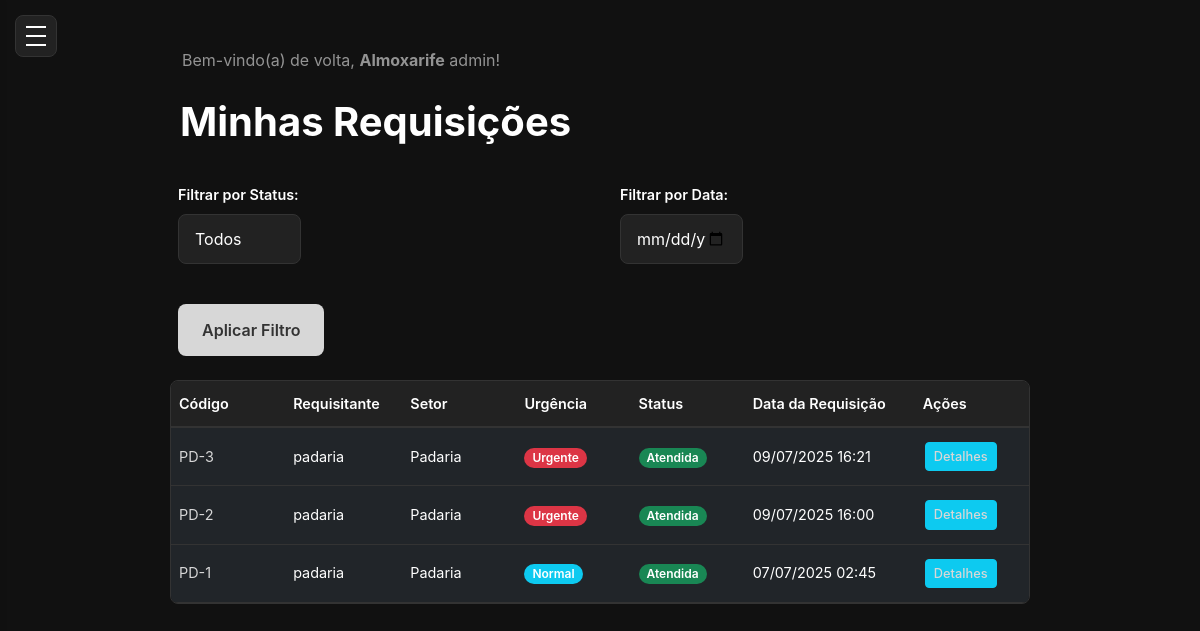
The page /requisicoes/ (signed in) on the database as committed earlier.
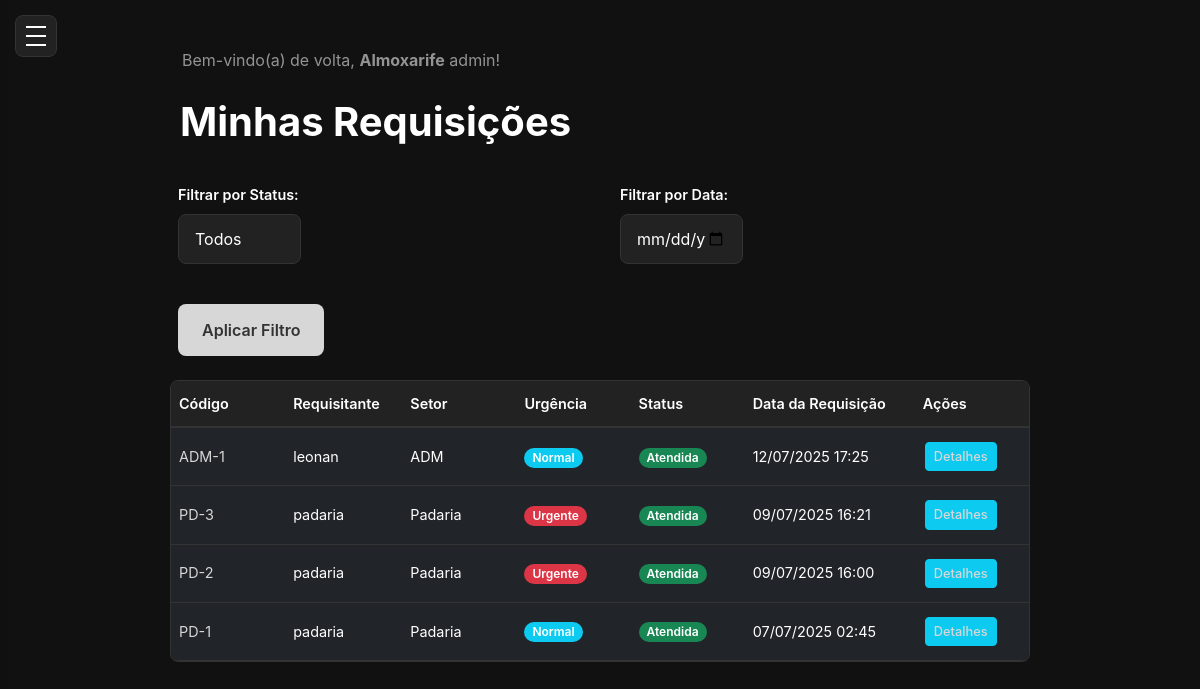
The same page on the database as committed later.
### core/models.py (models this page shows, shortened)
class User(AbstractUser):
    id = models.UUIDField(primary_key=True, default = uuid.uuid4, editable=False)
    email = models.EmailField(unique=True)
    role = models.CharField(
        max_length=20,
        choices=Role.choices,
        default=Role.Almoxarife,
        verbose_name='Função',
    )
    sector = models.ForeignKey(Sector, on_delete=models.SET_NULL, blank=True, null=True)
    is_active = models.BooleanField(default=True, verbose_name="Ativo")
    USERNAME_FIELD = 'email'  # Ou 'email' se quiser autenticar por email
    REQUIRED_FIELDS = ['username']  # Garante que o email é obrigatório no admin
    class Meta:
        verbose_name = 'Usuário'
        verbose_name_plural = 'Usuários'

class Request(models.Model):
    id = models.UUIDField(primary_key=True, default = uuid.uuid4, editable=False)
    requester = models.ForeignKey(User,
        on_delete=models.PROTECT,
        related_name='requests_made',
        verbose_name="Requisitante",
    )
    atendido_por = models.ForeignKey(User,
        on_delete=models.SET_NULL,
        related_name='requests_attended',
        verbose_name="Atendido por",
        null=True, blank=True
    )
    sector = models.ForeignKey(Sector,
        on_delete=models.PROTECT,
        related_name='requests_from_sector',
        verbose_name="Setor",
    )
    request_code = models.CharField(max_length=20, unique=True, blank=True, null=True, verbose_name="Código da Requisição")
    urgency = models.CharField(
        max_length=10,
        choices=Urgency.choices,
        default=Urgency.NORMAL,
        verbose_name="Urgência",
    )
    observations = models.TextField(max_length=255, verbose_name="Observações")
    status = models.CharField(
        max_length=15,
        choices=RequestStatus.choices,
        default=RequestStatus.PENDING,
        verbose_name="Status",
    )
    created_at = models.DateTimeField(auto_now_add=True, verbose_name="Data da Requisição")
    updated_at = models.DateTimeField(auto_now=True, verbose_name="Ultima Atualização")
    class Meta:
        verbose_name = 'Requisição'
        verbose_name_plural = 'Requisições'
        ordering = ['-created_at']

class Sector(models.Model):
    id = models.UUIDField(primary_key=True, default = uuid.uuid4, editable=False)
    name = models.CharField(max_length=100, unique=True, verbose_name="Nome do Setor")
    created_at = models.DateTimeField(auto_now_add=True)
    updated_at = models.DateTimeField(auto_now=True)
    class Meta:
        verbose_name = 'Setor'
        verbose_name_plural = 'Setores'
        ordering = ['name'] #Ordernar por nome Padrão

### core/views.py (the view)
# urls.py: path('requisicoes/',views.listar_requisicoes,name='listar_requisicoes'),
@login_required
def listar_requisicoes(request):
    if is_gestor(request.user):
        requisicoes_querysets = Request.objects.all()
    elif is_almoxarife(request.user):
        requisicoes_querysets = Request.objects.all()
    elif request.user.role == Role.Encarregado:
        requisicoes_querysets = Request.objects.filter(requester=request.user)
    else:
        requisicoes_querysets = Request.objects.filter(requester=request.user)
    status_filter = request.GET.get('status')
    if status_filter and status_filter in RequestStatus.values:
        requisicoes_querysets = requisicoes_querysets.filter(status=status_filter)
    data_filter = request.GET.get('data')
    if data_filter:
        requisicoes_querysets = requisicoes_querysets.filter(created_at__date=data_filter)
    requisicoes = requisicoes_querysets.order_by('-created_at')
    context = {
        'requisicoes' : requisicoes,
        'RequestStatus': RequestStatus,
        'current_status': status_filter,
    }
    return render(request, 'core/listar_requisicoes.html', context)

### core/views.py (called while the page is built)
def is_almoxarife(user):
    return user.is_authenticated and user.role == Role.Almoxarife

def is_gestor(user):
    return user.is_authenticated and user.role == Role.Gestor

### templates/core/listar_requisicoes.html (shortened to what this page needs)
{% extends 'base.html' %}
{% load static %}
{% block content %}
<main class="main-content">
    <h1 class="card-title-requisicao">Minhas Requisições</h1>
    <form method="get" class="mb-4">
        <div class="row g-3 align-items-end">
            <div class="col-md-4">
                <label for="status-filter" class="form-label">Filtrar por Status:</label>
                <select class="form-select" id="status-filter" name="status">
                    <option value="">Todos</option>
                </select>
            </div>
            <div class="col-md-4">
                <label for="data-filter" class="form-label">Filtrar por Data:</label>
                <input type="date" class="form-control" id="data-filter" name="data" value="{{ request.GET.data|default:'' }}">
            </div>
            <div class="col-md-auto">
                <button type="submit" class="btn btn-primary">Aplicar Filtro</button>
            </div>
        </div>
    </form>
    {% if requisicoes %}
    <div class="table-tabela">
        <table class="table table-dark table-transparent table-hover">
            <thead>
                <tr>
                    <th class="text-truncate">Código</th>
                    <th class="text-truncate">Requisitante</th>
                    <th class="text-truncate">Setor</th>
                    <th class="text-truncate">Urgência</th>
                    <th class="text-truncate">Status</th>
                    <th class="text-truncate hide-mobile">Data da Requisição</th>
                    <th class="text-truncate">Ações</th>
                </tr>
            </thead>
            <tbody id="requisicoes-tbody">
                {% for req in requisicoes %}
                <tr>
                    <td class="text-truncate">
                        <a href="{% url 'core:detalhe_requisicao' req.id %}" title="{{ req.request_code }}">{{ req.request_code }}</a>
                    </td>
                    <td class="text-truncate" title="{{ req.requester.get_full_name|default:req.requester.username }}">
                        {{ req.requester.get_full_name|default:req.requester.username }}
                    </td>
                    <td class="text-truncate" title="{{ req.sector.name }}">{{ req.sector.name }}</td>
                    <td>
                        {% if req.urgency == 'URGENTE' %}
                            <span class="badge bg-danger">{{ req.get_urgency_display }}</span>
                        {% else %}
                            <span class="badge bg-info">{{ req.get_urgency_display }}</span>
                        {% endif %}
                    </td>
                    <td>
                        {% if req.status == 'PENDING' %}
                            <span class="badge bg-warning">{{ req.get_status_display }}</span>
                        {% elif req.status == 'EM_ATENDIMENTO' %}
                            <span class="badge bg-primary">{{ req.get_status_display }} por {{ req.atendido_por.username }}</span>
                        {% elif req.status == 'APPROVED' %}
                            <span class="badge bg-success">{{ req.get_status_display }}</span>
                        {% else %}
                            <span class="badge bg-secondary">{{ req.get_status_display }}</span>
                        {% endif %}
                    </td>
                    <td class="hide-mobile">{{ req.created_at|date:"d/m/Y H:i" }}</td>
                    <td>
                        <div class="d-flex flex-wrap gap-1">
                            <a href="{% url 'core:detalhe_requisicao' req.id %}" class="btn btn-sm btn-info">Detalhes</a>
                        </div>
                    </td>
                </tr>
                {% endfor %}
            </tbody>
        </table>
    </div>
    {% endif %}
</main>
{% endblock %}

### templates/base.html (shortened to what this page needs)
<!DOCTYPE html>
<html lang="pt-br">
<head>
    <link href="https://cdn.jsdelivr.net/npm/bootstrap@5.3.3/dist/css/bootstrap.min.css" rel="stylesheet">
    {% load static %}
    <link rel="stylesheet" href="{% static 'style.css' %}">
</head>
<body>
    <button class="mobile-menu-toggle" id="mobile-menu-toggle" aria-label="Abrir menu">
        <div class="hamburger">
            <span></span>
            <span></span>
            <span></span>
        </div>
    </button>
    <div class="layout-wrapper">
        <nav class="navbar navbar-dark" style="background-color: #111;">
            <div class="container-fluid">
                <span class="navbar-text">
                    Bem-vindo(a) de volta, <strong>{{ user.get_role_display }}</strong> {{ user.get_full_name|default:user.username }}!
                </span>
            </div>
        </nav>
        {% block content %}{% endblock %}
    </div>
</body>
</html>

### static/style.css (style rules this page uses)
* { margin: 0; padding: 0; box-sizing: border-box; }
html, body { height: 100%; font-family: 'Inter', Arial, sans-serif; background: #111; color: #fff; }
.mobile-menu-toggle { position: fixed; top: 15px; left: 15px; z-index: 20; background: #222; border: 1px solid #333; border-radius: 8px; padding: 10px; cursor: pointer; transition: background 0.2s; }
.mobile-menu-toggle .hamburger { width: 20px; height: 20px; position: relative; display: flex; flex-direction: column; justify-content: space-between; }
.mobile-menu-toggle .hamburger span { width: 100%; height: 2px; background: #fff; transition: all 0.3s ease; }
.badge { background: #fff; color: #0a57e3; font-size: 0.85rem; font-weight: 700; border-radius: 12px; padding: 4px 10px; margin-left: auto; margin-right: 8px; }
.layout-wrapper { flex: 1; background: #111; color: #fff; width: calc(100vw - 260px); min-height: 100vh; padding: 32px 40px; overflow-x: auto; box-sizing: border-box; margin-left: 260px; transition: margin-left 0.3s ease, width 0.3s ease; margin-right: auto; margin-left: auto; }
@media (min-width: 769px) { .layout-wrapper { margin-left: 260px; margin-right: auto; margin-left: auto; } }
.main-content h1 { font-size: 2.5rem; font-weight: 700; margin-bottom: 10px; }
.row { display: grid; grid-template-columns: repeat(2, 1fr); gap: 24px; margin: 0; align-items: stretch; }
.table-tabela { overflow-x: auto; border-radius: 8px; background: #181818; border: 1px solid #333; margin-bottom: 20px; }
.table { width: 100%; margin-bottom: 0; font-size: 0.9rem; }
.table thead th { background: #222; color: #fff; border-bottom: 2px solid #333; padding: 12px 8px; font-weight: 600; text-align: left; white-space: nowrap; min-width: 100px; }
.table tbody td { padding: 12px 8px; border-bottom: 1px solid #333; vertical-align: middle; word-wrap: break-word; max-width: 200px; }
.badge { font-size: 0.75rem; padding: 4px 8px; white-space: nowrap; }
.btn-sm { padding: 4px 8px; font-size: 0.8rem; margin: 2px; }
@media (max-width: 1200px) { .table-responsive-wrapper, .table-tabela { overflow-x: auto; } }
@media (max-width: 1200px) { .table { min-width: 800px; } }
.text-truncate { overflow: hidden; text-overflow: ellipsis; white-space: nowrap; }
.table a { color: #d7d7d7; text-decoration: none; }
.table .btn { border-radius: 4px; font-weight: 500; }
.table .badge { border-radius: 12px; font-weight: 600; }
.card-title-requisicao { font-size: 2rem; font-weight: 600; margin-bottom: 2rem; color: #ffffff; padding: 10px 10px; }
.badge { color: #ffffff !important; }
.form-label { font-size: 0.9rem; font-weight: 600; color: #fff; }
.form-control, .form-select { background: #222; border: 1px solid #333; border-radius: 8px; padding: 12px 16px; color: #fff; font-size: 1rem; transition: border-color 0.2s; }
.form-control::placeholder { color: #666; }
.btn-primary { background: #d7d7d7; color: #333; border: none; border-radius: 8px; padding: 14px 24px; font-size: 1rem; font-weight: 600; cursor: pointer; transition: background 0.2s; }

Rows that differ between the two databases and show on the page:
added Request: request_code "ADM-1", requester.get_full_name "leonan", sector.name "ADM", urgency "Normal", status "Atendida", created_at "12/07/2025 17:25"
